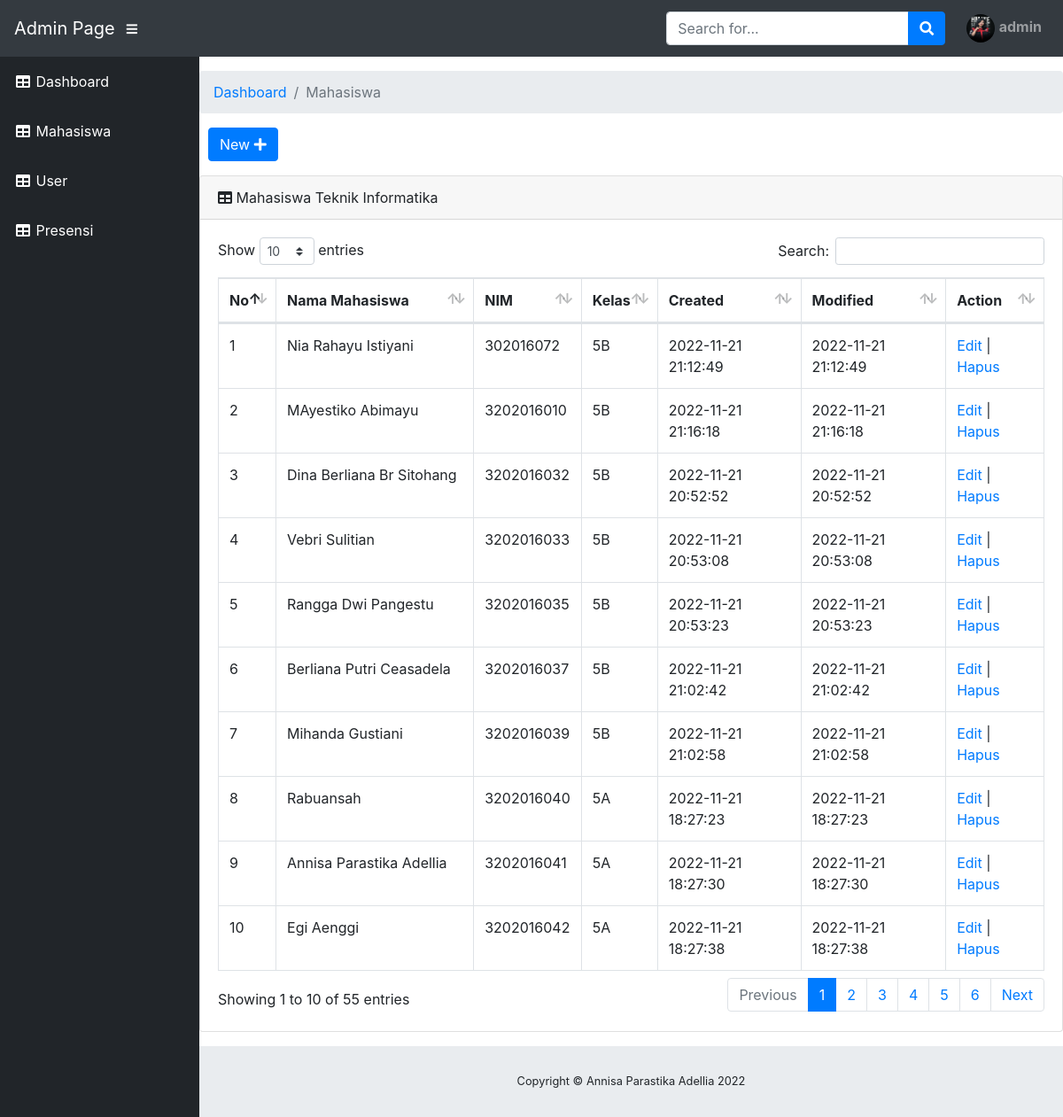
Page /admin_mahasiswa_table.php (signed in) on the committed database.
### tables this page shows
CREATE TABLE `user` (
  `email` varchar(60) NOT NULL,
  `name` varchar(30) DEFAULT NULL,
  `password` varchar(100) DEFAULT NULL,
  `role` varchar(50) NOT NULL,
  `date_created` datetime NOT NULL DEFAULT current_timestamp() ON UPDATE current_timestamp(),
  `date_modified` date NOT NULL,
  `photo` varchar(50) NOT NULL
);

CREATE TABLE `mahasiswa` (
  `id` int(11) NOT NULL,
  `nim` char(10) NOT NULL,
  `nama` varchar(50) NOT NULL,
  `kelas` char(2) NOT NULL,
  `date_created` datetime NOT NULL DEFAULT current_timestamp(),
  `date_modified` datetime NOT NULL DEFAULT current_timestamp()
);

### admin_mahasiswa_table.php (the view, shortened to what this page needs)
<?php
require('include/connect_db.php');
?>
<!DOCTYPE html>
<html lang="en">
<head>
  <link href="vendor/fontawesome-free/css/all.min.css" rel="stylesheet" type="text/css">
  <link href="vendor/datatables/dataTables.bootstrap4.css" rel="stylesheet">
  <link href="css/sb-admin.css" rel="stylesheet">
</head>
<body id="page-top">
  <nav class="navbar navbar-expand navbar-dark bg-dark static-top">
    <?php include('include/navbar.php') ?>
    <?php include('include/admin_profile.php') ?>
  </nav>
  <div id="wrapper">
<?php
include('include/admin_sidebar.php')
?>
    <div id="content-wrapper">
        <ol class="breadcrumb">
          <li class="breadcrumb-item">
            <a href="index.php">Dashboard</a>
          </li>
          <li class="breadcrumb-item active">Mahasiswa</li>
        </ol>
        <a class="btn btn-primary mb-3" href="admin_mahasiswa_add.php" role="button" style="margin-left: 10px">New
          <i class="fas fa-plus"></i></a>
        <div class="card mb-3">
          <div class="card-header">
            <i class="fas fa-table"></i>
            Mahasiswa Teknik Informatika</div>
          <div class="card-body">
            <div class="table-responsive">
              <table class="table table-bordered" id="dataTable" width="100%" cellspacing="0">
                <thead>
                  <tr>
                    <th>No</th>
                    <th>Nama Mahasiswa</th>
                    <th>NIM</th>
                    <th>Kelas</th>
                    <th>Created</th>
                    <th>Modified</th>
                    <th>Action</th>
                  </tr>
                </thead>
                <tbody>
                    <?php
                    $query = "SELECT * FROM mahasiswa ORDER BY nim ASC";
                    $result = mysqli_query($conn, $query);
                    $no = 1;
                    while($row = mysqli_fetch_assoc($result))
                    {
                    ?>
                     <tr>
                        <td><?php echo $no; ?></td>
                        <td><?php echo $row['nama']; ?></td>
                        <td><?php echo $row['nim']; ?></td>
                        <td><?php echo $row['kelas'] ?></td>
                        <td><?php echo $row['date_created']; ?></td>
                        <td><?php echo $row['date_modified']; ?></td>
                        <td>
                          <a href="admin_mahasiswa_edit.php?id=<?php echo $row['id']; ?>">Edit</a> |
                          <a href="proses_mahasiswa_delete.php?id=<?php echo $row['id']; ?>" onclick="return confirm('Anda yakin akan menghapus data ini?')">Hapus</a>
                        </td>
                    </tr>
                    <?php
                      $no++;
                    }
                    ?>
                </tbody>
              </table>
            </div>
          </div>
        </div>
      </div>
      <footer class="sticky-footer">
        <?php include('include/footer.php') ?>
      </footer>
    </div>
</body>
</html>

### include/admin_profile.php (shortened to what this page needs)
<ul class="navbar-nav ml-auto ml-md-0">
    <li class="nav-item dropdown no-arrow">
        <a class="nav-link dropdown-toggle" href="#" id="userDropdown" role="button" data-toggle="dropdown" aria-haspopup="true" aria-expanded="false">
            <?php
               require 'connect_db.php';
               $sql2 = "SELECT * FROM user where email= '$_SESSION[login]'";
               $result2 = mysqli_query($conn, $sql2);
               $cek2 = mysqli_num_rows($result2);
               if ($cek2 > 0) {
                   $row2 = mysqli_fetch_assoc($result2);
               ?>
                <img src="images/<?php echo $row2['photo'] ?>" alt="" width="32" height="32" class="rounded-circle me-2">
                <strong><?php echo $_SESSION['name'] ?></strong>
                <?php
               }
                   ?>
    </li>
</ul>

### rows in the picture
user: photo (picture)
mahasiswa: nama "Nia Rahayu Istiyani", nim "302016072", kelas "5B", date_created "2022-11-21 21:12:49", date_modified "2022-11-21 21:12:49"
mahasiswa: nama "MAyestiko Abimayu", nim "3202016010", kelas "5B", date_created "2022-11-21 21:16:18", date_modified "2022-11-21 21:16:18"
mahasiswa: nama "Dina Berliana Br Sitohang", nim "3202016032", kelas "5B", date_created "2022-11-21 20:52:52", date_modified "2022-11-21 20:52:52"
mahasiswa: nama "Vebri Sulitian", nim "3202016033", kelas "5B", date_created "2022-11-21 20:53:08", date_modified "2022-11-21 20:53:08"
mahasiswa: nama "Rangga Dwi Pangestu", nim "3202016035", kelas "5B", date_created "2022-11-21 20:53:23", date_modified "2022-11-21 20:53:23"
mahasiswa: nama "Berliana Putri Ceasadela", nim "3202016037", kelas "5B", date_created "2022-11-21 21:02:42", date_modified "2022-11-21 21:02:42"
mahasiswa: nama "Mihanda Gustiani", nim "3202016039", kelas "5B", date_created "2022-11-21 21:02:58", date_modified "2022-11-21 21:02:58"
mahasiswa: nama "Rabuansah", nim "3202016040", kelas "5A", date_created "2022-11-21 18:27:23", date_modified "2022-11-21 18:27:23"
mahasiswa: nama "Annisa Parastika Adellia", nim "3202016041", kelas "5A", date_created "2022-11-21 18:27:30", date_modified "2022-11-21 18:27:30"
mahasiswa: nama "Egi Aenggi", nim "3202016042", kelas "5A", date_created "2022-11-21 18:27:38", date_modified "2022-11-21 18:27:38"

### other values in the picture
$_SESSION['name'] "admin"
